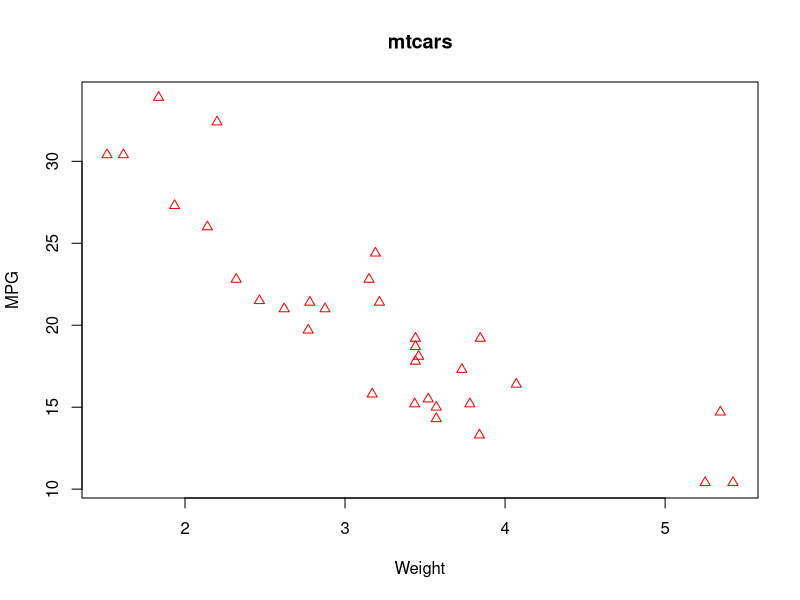
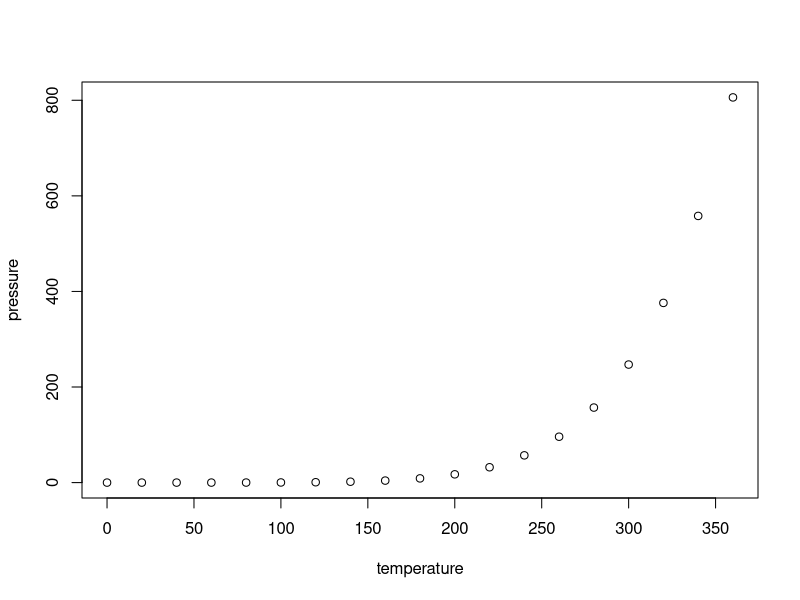

The R source for these figures, in order:
## ---- chunk 1
knitr::opts_chunk$set(echo = FALSE)
## ---- chunk 2
head(mtcars)
## ---- chunk 3
head(mtcars)
## ---- chunk 4
plot(mtcars$wt, mtcars$mpg, main = "mtcars", xlab = "Weight"
     , ylab = "MPG", col = "red", pch = 2)
## ---- chunk 5
summary(cars)
## ---- chunk 6
plot(pressure)
